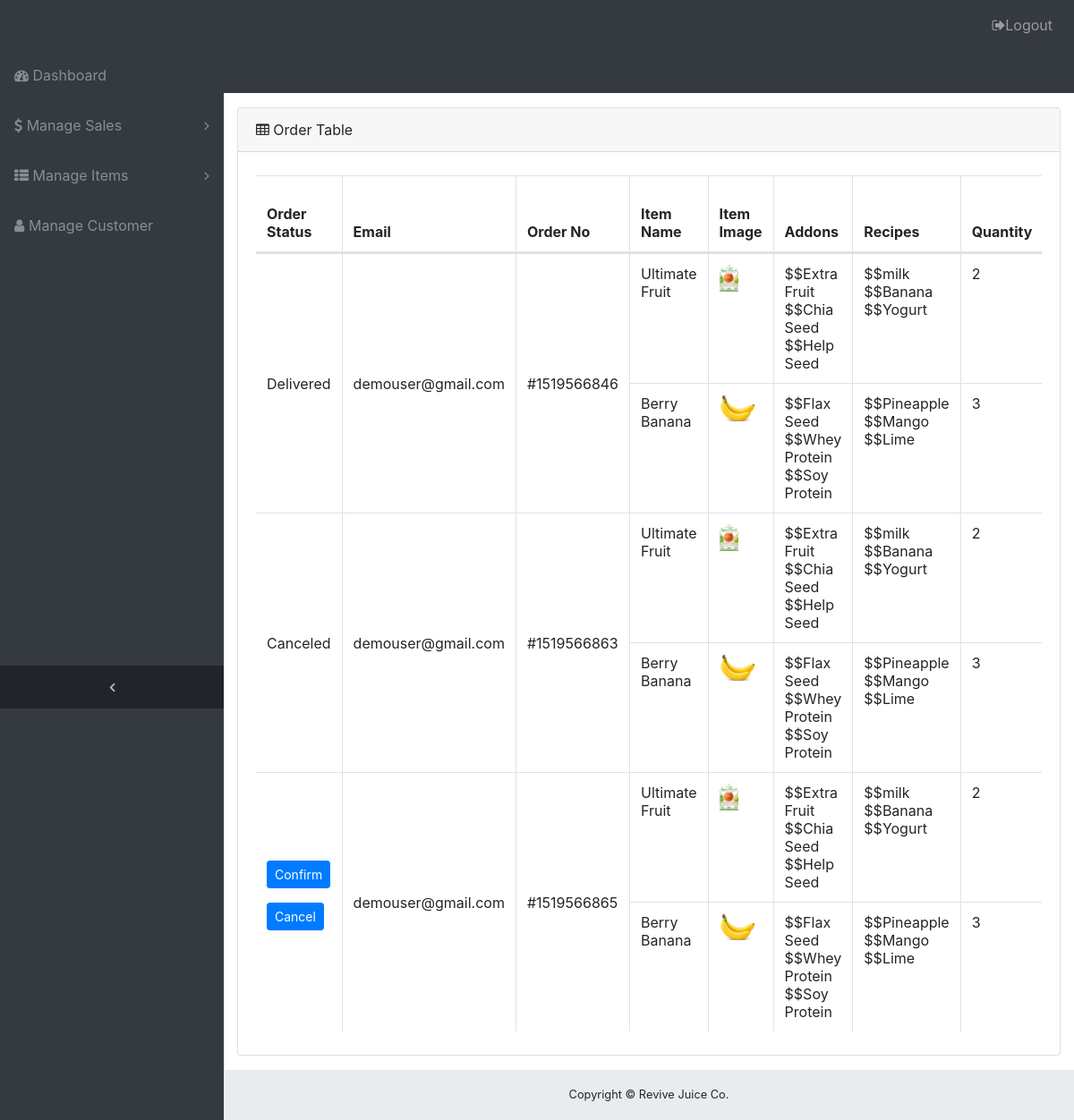
Screenshot of /order-list.php (signed in) with the database file from the repository.
### tables this page shows
CREATE TABLE `orders` (
  `id` int(10) NOT NULL,
  `customer_id` int(10) NOT NULL,
  `item_id` int(10) NOT NULL,
  `quantity` int(10) NOT NULL,
  `unit_price` double(15,2) NOT NULL,
  `item_price` double(15,2) NOT NULL,
  `addon_price` double(15,2) NOT NULL,
  `total_price` double(10,2) NOT NULL,
  `status` tinyint(1) NOT NULL DEFAULT '1' COMMENT '2=Delivered, 1=Pending, 3=Canceled',
  `order_date` datetime NOT NULL DEFAULT CURRENT_TIMESTAMP
);

CREATE TABLE `customers` (
  `id` int(10) NOT NULL,
  `email` varchar(100) NOT NULL,
  `password` varchar(100) NOT NULL,
  `mobile_no` bigint(20) NOT NULL,
  `device_name` varchar(100) NOT NULL,
  `imei_no` varchar(25) NOT NULL,
  `reward_point` double(15,2) DEFAULT '0.00'
);

CREATE TABLE `items` (
  `id` int(10) NOT NULL,
  `title` varchar(100) NOT NULL,
  `image` varchar(100) NOT NULL,
  `price` double(15,2) NOT NULL,
  `details` text NOT NULL,
  `category_id` int(10) NOT NULL,
  `sub_category_id` int(10) DEFAULT '0'
);

CREATE TABLE `addons` (
  `id` int(10) NOT NULL,
  `title` varchar(100) NOT NULL,
  `image` varchar(100) DEFAULT NULL,
  `price` double(15,2) NOT NULL
);

CREATE TABLE `recipes` (
  `id` int(10) NOT NULL,
  `title` varchar(100) NOT NULL,
  `image` varchar(100) NOT NULL
);

### session.php (called while the page is built, shortened)
<?php
function isLoggedIn() {
	if (isset($_SESSION['email']) && $_SESSION['email'] != NULL) {
		return true;
	} else return false;
}

### order-list.php (the view, shortened to what this page needs)
<?php include('session.php');?>
<?php
    if (!isLoggedIn()) {
        header("Location: login.php");
    } else echo "<br>Email: ".$_SESSION['email']."<br>";
?>
<?php include('header.php');?>
<?php
$db = db_connect();
if ($db) {
    $item_order_sql = "SELECT customers.email as email, items.title as title, items.image as image, orders.* FROM orders JOIN customers ON orders.customer_id = customers.id JOIN items ON orders.item_id = items.id GROUP BY orders.id, orders.item_id ORDER BY orders.id ASC";
    $result = mysqli_query($db,$item_order_sql);
    $order_group_count_sql = "SELECT id, COUNT(id) as total_items_per_order, SUM(total_price) as total_price FROM orders GROUP BY id";
    $order_group_count_result = mysqli_query($db, $order_group_count_sql);
    $order_group_count_array = array();
    while ($order_group_count_row = mysqli_fetch_assoc($order_group_count_result)) {
        $order_group_count_array[$order_group_count_row['id']] = $order_group_count_row;
    }
}
?>
<div class="content-wrapper">
    <div class="container-fluid">
        <div class="card mb-3">
            <div class="card-header">
                <i class="fa fa-table"></i> Order Table
            </div>
            <div class="card-body">
                <div class="table-responsive">
                    <table class="table table-bordered" id="dataTable" width="100%" cellspacing="0">
                        <thead>
                            <tr>
                                <th>Order Status</th>
                                <th>Email</th>
                                <th>Order No</th>
                                <th>Item Name</th>
                                <th>Item Image</th>
                                <th>Addons</th>
                                <th>Recipes</th>
                                <th>Quantity</th>
                            </tr>
                        </thead>
                        <tbody>
                            <?php
                            if (mysqli_num_rows($result) > 0) {
                                $order_id_check = 0;
                                while ( $item_orders = mysqli_fetch_assoc($result)){
                                $order_id = $item_orders['id'];
                                $item_id = $item_orders['item_id'];
                            ?>
                            <tr>
                                <?php
                                    if ($order_id != $order_id_check):
                                ?>
                                <td <?php if ($order_group_count_array[$item_orders['id']]['total_items_per_order'] > 1) echo "rowspan='". $order_group_count_array[$item_orders['id']]['total_items_per_order'] . "'"; ?> style="vertical-align: middle;">
                                    <?php if ($item_orders['status'] == 1): ?>
                                        <form action="sales-process.php" method="POST">
                                            <div class="form-group">
                                                <input type="submit" name="confirm" class="btn btn-primary btn-sm" value="Confirm">
                                            </div>
                                            <div class="form-group">
                                                <input type="submit" name="cancel" class="btn btn-primary btn-sm" value="Cancel">
                                            </div>
                                        </form>
                                    <?php elseif($item_orders['status'] == 2): ?>
                                        Delivered
                                    <?php elseif($item_orders['status'] == 3): ?>
                                        Canceled
                                    <?php else : ?>
                                        Something Went Wrong
                                    <?php endif; ?>
                                </td>
                                <?php endif; ?>
                                <?php
                                    if ($order_id != $order_id_check):
                                ?>
                                <td <?php if ($order_group_count_array[$item_orders['id']]['total_items_per_order'] > 1) echo "rowspan='". $order_group_count_array[$item_orders['id']]['total_items_per_order'] . "'"; ?> style="vertical-align: middle;">
                                    <?php echo $item_orders['email'];?>
                                </td>
                                <?php endif; ?>
                                <?php
                                    if ($order_id != $order_id_check):
                                ?>
                                <td <?php if ($order_group_count_array[$item_orders['id']]['total_items_per_order'] > 1) echo "rowspan='". $order_group_count_array[$item_orders['id']]['total_items_per_order'] . "'"; ?> style="vertical-align: middle;">
                                    <?php
                                        echo "#".$item_orders['id'];
                                    ?>
                                </td>
                                <?php endif; ?>
                                <td><?php echo $item_orders['title'];?></td>
                                <td><img src="images/uploads/<?php echo $item_orders['image'];?>" width="auto" height="30px"></td>
                                <td>
                                    <?php
                                    $item_addons_sql = "SELECT addons.title as title FROM order_addon, addons WHERE order_addon.addon_id = addons.id AND order_addon.order_id=$order_id AND order_addon.item_id= $item_id";
                                    $item_addons_result = mysqli_query($db,$item_addons_sql);
                                    if (mysqli_num_rows($item_addons_result) > 0) {
                                     while ($addon_name = mysqli_fetch_assoc($item_addons_result)) {
                                        echo " $$".$addon_name['title'];
                                    }};?>
                                </td>
                                <td>
                                    <?php
                                    $item_recipes_sql = "SELECT recipes.title as title FROM order_recipe, recipes WHERE order_recipe.recipe_id = recipes.id AND order_recipe.order_id=$order_id AND order_recipe.item_id= $item_id";
                                    $item_recipes_result = mysqli_query($db,$item_recipes_sql);
                                    if (mysqli_num_rows($item_recipes_result) > 0) {
                                     while ($recipe_name = mysqli_fetch_assoc($item_recipes_result)) {
                                        echo " $$".$recipe_name['title'];
                                    }};?>
                                </td>
                                <td><?php echo $item_orders['quantity'];?></td>
                            </tr>
                            <?php $order_id_check = $order_id; } } ?>
                        </tbody>
                    </table>
                </div>
            </div>
        </div>
    </div>
<?php include('footer.php');?>

### css/sb-admin.css (style rules this page uses)
html { position: relative; min-height: 100%; }
body { overflow-x: hidden; }
body.sticky-footer { margin-bottom: 56px; }
body.sticky-footer .content-wrapper { min-height: calc(100vh - 56px - 56px); }
body.fixed-nav { padding-top: 56px; }
.content-wrapper { min-height: calc(100vh - 56px); padding-top: 1rem; }
.content-wrapper { overflow-x: hidden; background: white; }
@media (min-width: 992px) { .content-wrapper { margin-left: 250px; } }

### rows the page displays
orders: status "Delivered", customer.email "demouser@gmail.com", id "1519566846", item.title "Ultimate Fruit", item.image (picture), quantity "2"
addons: title "Extra Fruit"
addons: title "Chia Seed"
addons: title "Help Seed"
recipes: title "milk"
recipes: title "Banana"
recipes: title "Yogurt"
orders: item.title "Berry Banana", item.image (picture), quantity "3"
addons: title "Flax Seed"
addons: title "Whey Protein"
addons: title "Soy Protein"
recipes: title "Pineapple"
recipes: title "Mango"
recipes: title "Lime"
orders: status "Canceled", customer.email "demouser@gmail.com", id "1519566863", item.title "Ultimate Fruit", item.image (picture), quantity "2"
orders: item.title "Berry Banana", item.image (picture), quantity "3"
orders: customer.email "demouser@gmail.com", id "1519566865", item.title "Ultimate Fruit", item.image (picture), quantity "2"
orders: item.title "Berry Banana", item.image (picture), quantity "3"

### other values shown
$_SESSION['email'] "admin@gmail.com"
